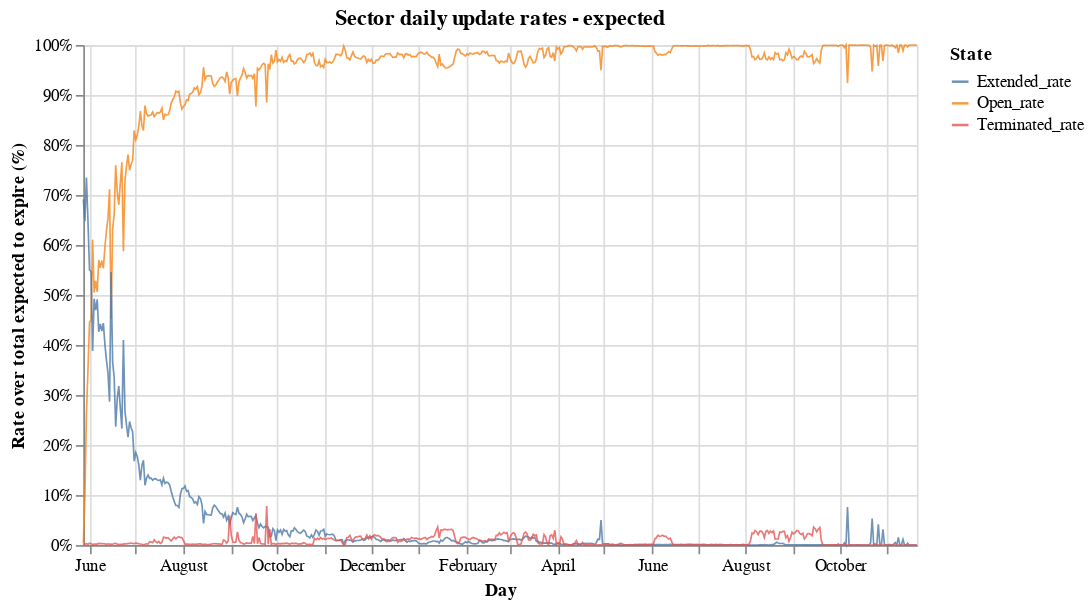

The cell this chart's notebook holds for it:
### Markdown cell above
As expected, the further in the future we go, the more sectors we see still open. The rate of open sectors tails off to almost 100% in December 2022. However, this does not mean that actual expiration rates will decrease from the current 60%/70% as more sectors may start extending as their expiration date comes near.

Here, we see an average termination rate of 0.8%, which may still be a consequence of the China's crackdown and, as such, is already taken into account in the current power stats of the network.

### Code cell
source = (
    df[df["Date"]>=pd.Timestamp('2022-05-27T01:00:00.000000+0000')]
    .melt(id_vars=["Date"], value_vars=["Open_rate", "Extended_rate", "Terminated_rate"])
)

alt.Chart(source).mark_line(size=1, opacity=0.8).encode(
    x=alt.X('Date:T', title="Day"),
    y=alt.Y('value:Q', title="Rate over total expected to expire (%)", axis=alt.Axis(format='%')),
    color=alt.Color('variable:N', legend=alt.Legend(title="State"))
).properties(
    width=500, height=300, title="Sector daily update rates - expected"
)

### Figure 1 — Vega-Lite specification as saved in the notebook (floating-point values rounded to 4 significant figures; data arrays with more than 128 entries replaced by an {"elided": "..."} marker saying what was removed)
{"$schema": "https://vega.github.io/schema/vega-lite/v4.17.0.json", "config": {"view": {"continuousHeight": 300, "continuousWidth": 400}}, "data": {"name": "data-8178e4130f511a10d6324d2aff023004"}, "datasets": {"data-8178e4130f511a10d6324d2aff023004": {"elided": "1626 records"}}, "encoding": {"color": {"field": "variable", "legend": {"title": "State"}, "type": "nominal"}, "x": {"field": "Date", "title": "Day", "type": "temporal"}, "y": {"axis": {"format": "%"}, "field": "value", "title": "Rate over total expected to expire (%)", "type": "quantitative"}}, "height": 300, "mark": {"opacity": 0.8, "size": 1, "type": "line"}, "title": "Sector daily update rates - expected", "width": 500}
